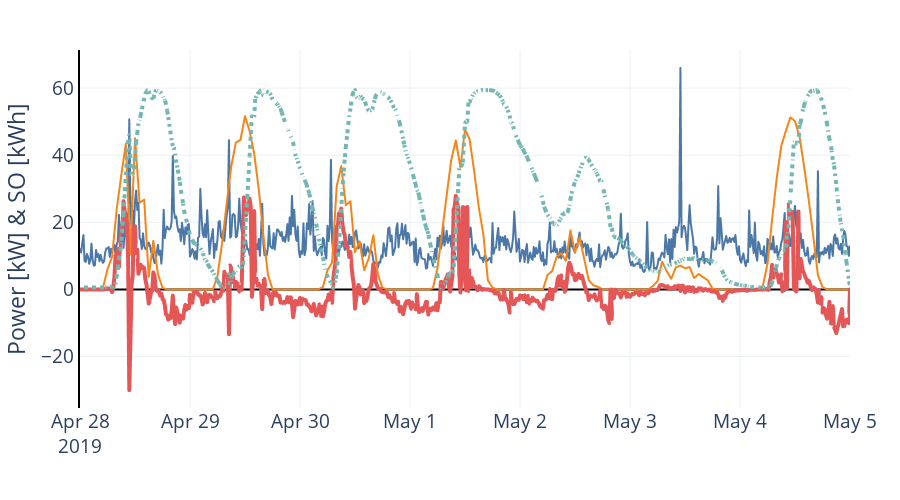

The notebook cell this image was saved under:
### Code cell
graph = individuals.copy()
graph["community_kW"] = graph[house_ids].sum(axis=1)
graph.drop(house_ids, axis=1, inplace=True)

graph.pv_1kw *= nb_houses * pv_size

graph["storage"] = schedule["schedules"].sum(axis=1)
graph["soc"] = schedule["batteryenergy"].sum(axis=1)


fig = px.line(graph.loc[start:end, :],
              y=["community_kW", "pv_1kw", "storage", "soc"])

fig.data[2].update(line_width=4)
fig.data[3].update(line_width=4, line_dash="dot")
fig.update_layout(
    layout,
    height=500,
    width=900,
    showlegend=False,
    xaxis_title="",
    yaxis_title="Power [kW] & SO [kWh]",
    yaxis_showline=True, yaxis_linewidth=2, yaxis_linecolor='black',
    xaxis_showline=False, xaxis_linewidth=2, xaxis_linecolor='black',
    xaxis_tickangle=0)
fig.show()

### Figure 1 — Plotly figure (JSON) as saved in the notebook; plotly's stock layout.template omitted (floating-point values rounded to 4 significant figures; data arrays with more than 128 entries replaced by an {"elided": "..."} marker saying what was removed)
{"data": [{"hovertemplate": "variable=community_kW<br>Index=%{x}<br>value=%{y}<extra></extra>", "legendgroup": "community_kW", "line": {"color": "#4C78A8", "dash": "solid"}, "marker": {"symbol": "circle"}, "mode": "lines", "name": "community_kW", "showlegend": true, "type": "scattergl", "x": {"elided": "673 str values"}, "xaxis": "x", "y": {"elided": "673 float values"}, "yaxis": "y"}, {"hovertemplate": "variable=pv_1kw<br>Index=%{x}<br>value=%{y}<extra></extra>", "legendgroup": "pv_1kw", "line": {"color": "#F58518", "dash": "solid"}, "marker": {"symbol": "circle"}, "mode": "lines", "name": "pv_1kw", "showlegend": true, "type": "scattergl", "x": {"elided": "673 str values"}, "xaxis": "x", "y": {"elided": "673 float values"}, "yaxis": "y"}, {"hovertemplate": "variable=storage<br>Index=%{x}<br>value=%{y}<extra></extra>", "legendgroup": "storage", "line": {"color": "#E45756", "dash": "solid", "width": 4}, "marker": {"symbol": "circle"}, "mode": "lines", "name": "storage", "showlegend": true, "type": "scattergl", "x": {"elided": "673 str values"}, "xaxis": "x", "y": {"elided": "673 float values"}, "yaxis": "y"}, {"hovertemplate": "variable=soc<br>Index=%{x}<br>value=%{y}<extra></extra>", "legendgroup": "soc", "line": {"color": "#72B7B2", "dash": "dot", "width": 4}, "marker": {"symbol": "circle"}, "mode": "lines", "name": "soc", "showlegend": true, "type": "scattergl", "x": {"elided": "673 str values"}, "xaxis": "x", "y": {"elided": "673 float values"}, "yaxis": "y"}], "layout": {"font": {"size": 19}, "height": 500, "legend": {"title": {"text": "variable"}, "tracegroupgap": 0}, "margin": {"b": 10, "l": 20, "r": 50, "t": 50}, "showlegend": false, "width": 900, "xaxis": {"anchor": "y", "autorange": true, "domain": [0, 1], "linecolor": "black", "linewidth": 2, "range": ["2019-04-28", "2019-05-05"], "showline": false, "tickangle": 0, "title": {"text": ""}, "type": "date", "zerolinecolor": "black", "zerolinewidth": 2}, "yaxis": {"anchor": "x", "autorange": true, "domain": [0, 1], "linecolor": "black", "linewidth": 2, "range": [-35.33, 71.36], "showline": true, "title": {"text": "Power [kW] & SO [kWh]"}, "type": "linear", "zerolinecolor": "black", "zerolinewidth": 2}}}
